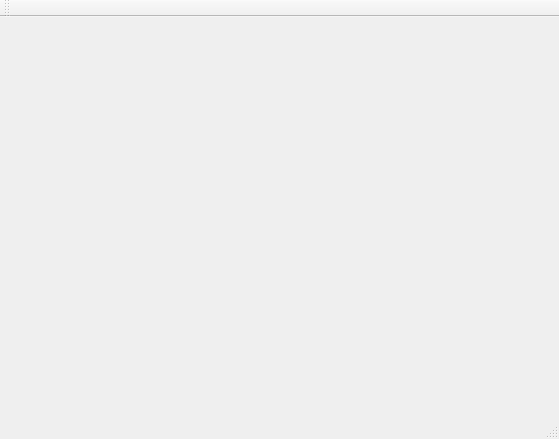
<?xml version="1.0" encoding="UTF-8"?>
<ui version="4.0">
 <class>MainWindow</class>
 <widget class="QMainWindow" name="MainWindow">
  <property name="geometry">
   <rect>
    <x>0</x>
    <y>0</y>
    <width>559</width>
    <height>439</height>
   </rect>
  </property>
  <property name="windowTitle">
   <string>MainWindow</string>
  </property>
  <widget class="QWidget" name="centralWidget">
   <layout class="QFormLayout" name="formLayout">
    <property name="fieldGrowthPolicy">
     <enum>QFormLayout::FieldsStayAtSizeHint</enum>
    </property>
   </layout>
  </widget>
  <widget class="QToolBar" name="mainToolBar">
   <attribute name="toolBarArea">
    <enum>TopToolBarArea</enum>
   </attribute>
   <attribute name="toolBarBreak">
    <bool>false</bool>
   </attribute>
  </widget>
  <widget class="QStatusBar" name="statusBar"/>
 </widget>
 <layoutdefault spacing="6" margin="11"/>
 <resources/>
 <connections/>
</ui>
